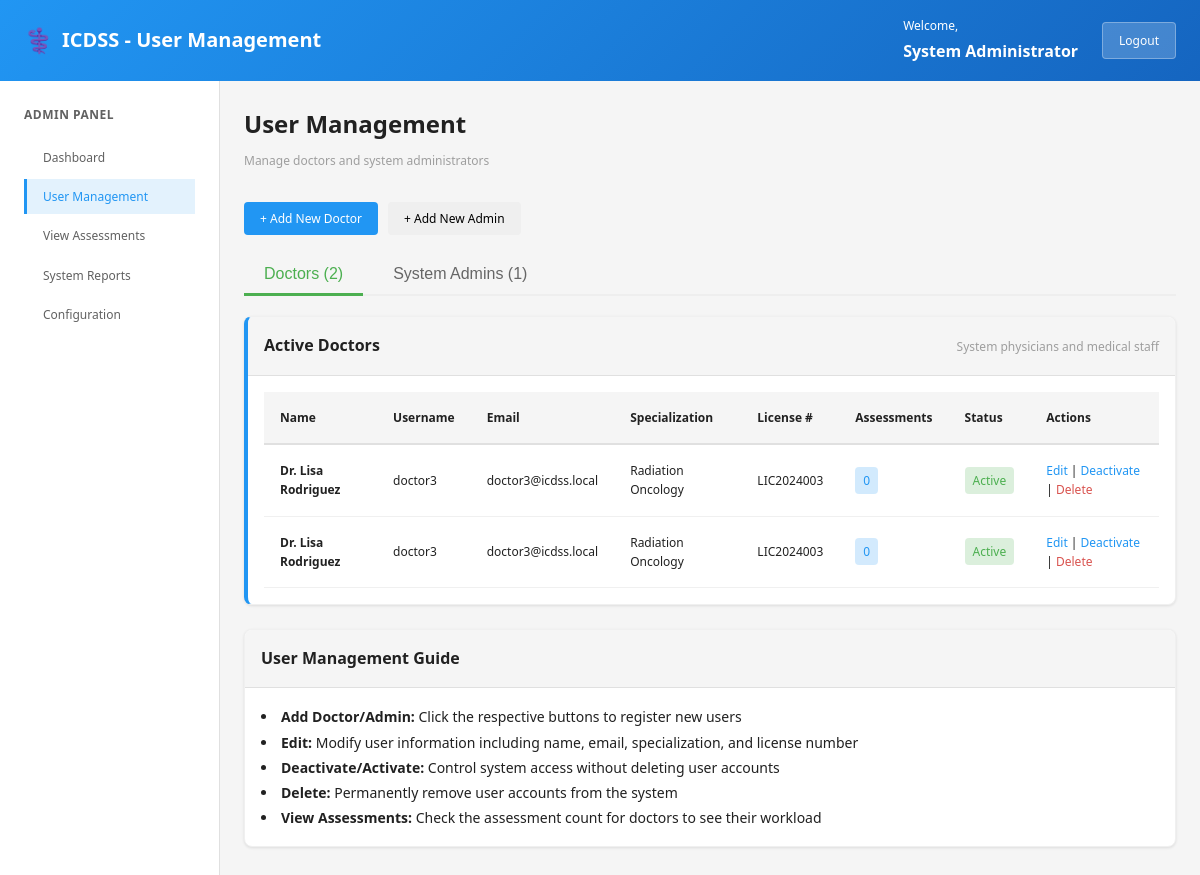
Page /index.php?page=admin-users (signed in) on the committed database.
### tables this page shows
CREATE TABLE users (
    id INT PRIMARY KEY AUTO_INCREMENT,
    username VARCHAR(100) UNIQUE NOT NULL,
    email VARCHAR(100) UNIQUE NOT NULL,
    password_hash VARCHAR(255) NOT NULL,
    full_name VARCHAR(150) NOT NULL,
    role ENUM('doctor', 'admin') NOT NULL DEFAULT 'doctor',
    specialization VARCHAR(100) DEFAULT NULL,
    license_number VARCHAR(50) UNIQUE,
    is_active BOOLEAN DEFAULT TRUE,
    created_at TIMESTAMP DEFAULT CURRENT_TIMESTAMP,
    updated_at TIMESTAMP DEFAULT CURRENT_TIMESTAMP ON UPDATE CURRENT_TIMESTAMP
);

### controllers/AdminController.php (called while the page is built, shortened)
<?php
require_once __DIR__ . '/../config/db_config.php';
require_once __DIR__ . '/../models/User.php';
class AdminController {
    private $userModel;
    public function __construct() {
        $this->db = getDBConnection();
        $this->userModel = new User($this->db);
    }
    public function manageUsers() {
        $current_user = [
            'id' => $_SESSION['user_id'],
            'full_name' => $_SESSION['user_name']
        ];
        $doctors = $this->userModel->getAllDoctors();
        $admins = $this->userModel->getAllAdmins();
        include __DIR__ . '/../views/admin_users.php';
    }
}

### models/User.php (called while the page is built, shortened)
<?php
class User {
    private $db;
    public function __construct($database) {
        $this->db = $database;
    }
    public function getAllDoctors() {
        try {
            $stmt = $this->db->prepare("
                SELECT id, username, email, full_name, specialization, license_number, created_at, is_active
                FROM users
                WHERE role = 'doctor'
                ORDER BY full_name ASC
            ");
            $stmt->execute();
            return $stmt->fetchAll();
        } catch (PDOException $e) {
            error_log("Get Doctors Error: " . $e->getMessage());
            return [];
        }
    }
    public function getAllAdmins() {
        try {
            $stmt = $this->db->prepare("
                SELECT id, username, email, full_name, created_at, is_active
                FROM users
                WHERE role = 'admin'
                ORDER BY full_name ASC
            ");
            $stmt->execute();
            return $stmt->fetchAll();
        } catch (PDOException $e) {
            error_log("Get Admins Error: " . $e->getMessage());
            return [];
        }
    }
}

### config/db_config.php (called while the page is built, shortened)
<?php
function getDBConnection() {
    try {
        $dsn = "mysql:host=" . DB_HOST . ";port=" . DB_PORT . ";dbname=" . DB_NAME . ";charset=" . DB_CHARSET;
        $pdo = new PDO(
            $dsn,
            DB_USER,
            DB_PASS,
            array(
                PDO::ATTR_ERRMODE => PDO::ERRMODE_EXCEPTION,
                PDO::ATTR_DEFAULT_FETCH_MODE => PDO::FETCH_ASSOC,
                PDO::ATTR_EMULATE_PREPARES => false,
            )
        );
        return $pdo;
    } catch (PDOException $e) {
        die("Database Connection Error: " . $e->getMessage());
    }
}
?>

### views/admin_users.php (the view, shortened to what this page needs)
<!DOCTYPE html>
<html lang="en">
<head>
    <link rel="stylesheet" href="/CANCER/assets/css/style.css">
</head>
<body>
    <div class="container-fluid">
        <nav class="navbar navbar-main">
            <div class="navbar-brand">
                <h1 class="system-title">
                    <span class="title-icon">⚕️</span> ICDSS - User Management
                </h1>
            </div>
            <div class="navbar-user">
                <span class="user-info">
                    Welcome, <strong><?php echo htmlspecialchars($current_user['full_name'] ?? 'Admin'); ?></strong>
                </span>
                <a href="/CANCER/logout.php" class="btn-logout">Logout</a>
            </div>
        </nav>
        <div class="main-content">
            <aside class="sidebar">
                <div class="nav-section">
                    <h3>Admin Panel</h3>
                    <ul class="nav-list">
                        <li><a href="/CANCER/index.php?page=admin-dashboard" class="nav-link">Dashboard</a></li>
                        <li><a href="/CANCER/index.php?page=admin-users" class="nav-link active">User Management</a></li>
                        <li><a href="/CANCER/index.php?page=admin-assessments" class="nav-link">View Assessments</a></li>
                        <li><a href="/CANCER/index.php?page=admin-reports" class="nav-link">System Reports</a></li>
                        <li><a href="/CANCER/index.php?page=admin-config" class="nav-link">Configuration</a></li>
                    </ul>
                </div>
            </aside>
            <section class="content-panel">
                <div class="dashboard-header">
                    <h2>User Management</h2>
                    <p class="subtitle">Manage doctors and system administrators</p>
                </div>
                <div style="margin-bottom: 20px; display: flex; gap: 10px;">
                    <button class="btn btn-primary" onclick="openAddUserModal('doctor')">+ Add New Doctor</button>
                    <button class="btn btn-success" onclick="openAddUserModal('admin')">+ Add New Admin</button>
                </div>
                <div class="tabs">
                    <button class="tab-btn active" onclick="switchTab('doctors')">Doctors (<?php echo count($doctors); ?>)</button>
                    <button class="tab-btn" onclick="switchTab('admins')">System Admins (<?php echo count($admins); ?>)</button>
                </div>
                <div id="doctors" class="tab-content active">
                    <div class="panel panel-primary">
                        <div class="panel-header">
                            <h3>Active Doctors</h3>
                            <p class="panel-description">System physicians and medical staff</p>
                        </div>
                        <div class="panel-body">
                            <table class="data-table">
                                <thead>
                                    <tr>
                                        <th>Name</th>
                                        <th>Username</th>
                                        <th>Email</th>
                                        <th>Specialization</th>
                                        <th>License #</th>
                                        <th>Assessments</th>
                                        <th>Status</th>
                                        <th>Actions</th>
                                    </tr>
                                </thead>
                                <tbody>
                                    <?php if (isset($doctors) && !empty($doctors)): ?>
                                        <?php foreach ($doctors as $doctor): ?>
                                            <tr>
                                                <td><strong><?php echo htmlspecialchars($doctor['full_name']); ?></strong></td>
                                                <td><?php echo htmlspecialchars($doctor['username']); ?></td>
                                                <td><?php echo htmlspecialchars($doctor['email']); ?></td>
                                                <td><?php echo htmlspecialchars($doctor['specialization'] ?? 'N/A'); ?></td>
                                                <td><?php echo htmlspecialchars($doctor['license_number'] ?? 'N/A'); ?></td>
                                                <td>
                                                    <span class="badge badge-info">
                                                        <?php echo $doctor['assessment_count'] ?? 0; ?>
                                                    </span>
                                                </td>
                                                <td>
                                                    <span class="badge badge-<?php echo $doctor['is_active'] ? 'success' : 'danger'; ?>">
                                                        <?php echo $doctor['is_active'] ? 'Active' : 'Inactive'; ?>
                                                    </span>
                                                </td>
                                                <td>
                                                    <a href="#" class="link-action" onclick="editUser(<?php echo $doctor['id']; ?>); return false;">Edit</a> |
                                                    <a href="#" class="link-action" onclick="toggleUserStatus(<?php echo $doctor['id']; ?>, '<?php echo htmlspecialchars($doctor['full_name']); ?>'); return false;">
                                                        <?php echo $doctor['is_active'] ? 'Deactivate' : 'Activate'; ?>
                                                    </a> |
                                                    <a href="#" class="link-action" style="color: #d9534f;" onclick="deleteUser(<?php echo $doctor['id']; ?>, '<?php echo htmlspecialchars($doctor['full_name']); ?>'); return false;">Delete</a>
                                                </td>
                                            </tr>
                                        <?php endforeach; ?>
                                    <?php endif; ?>
                                </tbody>
                            </table>
                        </div>
                    </div>
                </div>
                <div class="panel panel-info">
                    <div class="panel-header">
                        <h3>User Management Guide</h3>
                    </div>
                    <div class="panel-body">
                        <ul style="list-style-position: inside; line-height: 1.8;">
                            <li><strong>Add Doctor/Admin:</strong> Click the respective buttons to register new users</li>
                            <li><strong>Edit:</strong> Modify user information including name, email, specialization, and license number</li>
                            <li><strong>Deactivate/Activate:</strong> Control system access without deleting user accounts</li>
                            <li><strong>Delete:</strong> Permanently remove user accounts from the system</li>
                            <li><strong>View Assessments:</strong> Check the assessment count for doctors to see their workload</li>
                        </ul>
                    </div>
                </div>
            </section>
        </div>
    </div>
</body>
</html>

### index.php (shortened to what this page needs)
<?php
require_once __DIR__ . '/config/db_config.php';
$page = isset($_GET['page']) ? sanitizeInput($_GET['page']) : 'login';
switch ($page) {
    case 'admin-users':
        require_once __DIR__ . '/controllers/AdminController.php';
        $controller = new AdminController();
        $controller->manageUsers();
        break;
}
function sanitizeInput($input) {
    return htmlspecialchars(strip_tags(trim($input)), ENT_QUOTES, 'UTF-8');
}
?>

### views/admin_users.php (style rules this page uses)
.tabs { display: flex; gap: 10px; margin-bottom: 20px; border-bottom: 2px solid #eee; }
.tab-btn { padding: 10px 20px; background: none; border: none; cursor: pointer; font-size: 16px; color: #666; border-bottom: 3px solid transparent; margin-bottom: -2px; }
.tab-btn.active { color: #4CAF50; border-bottom-color: #4CAF50; }
.tab-content { display: none; }
.tab-content.active { display: block; }

### rows in the picture
users: full_name "System Administrator"
users: full_name "Dr. Lisa Rodriguez", username "doctor3", email "doctor3@icdss.local", specialization "Radiation Oncology", license_number "LIC2024003", assessment_count "0", is_active "Active"

### other values in the picture
count($doctors) "2"
count($admins) "1"
